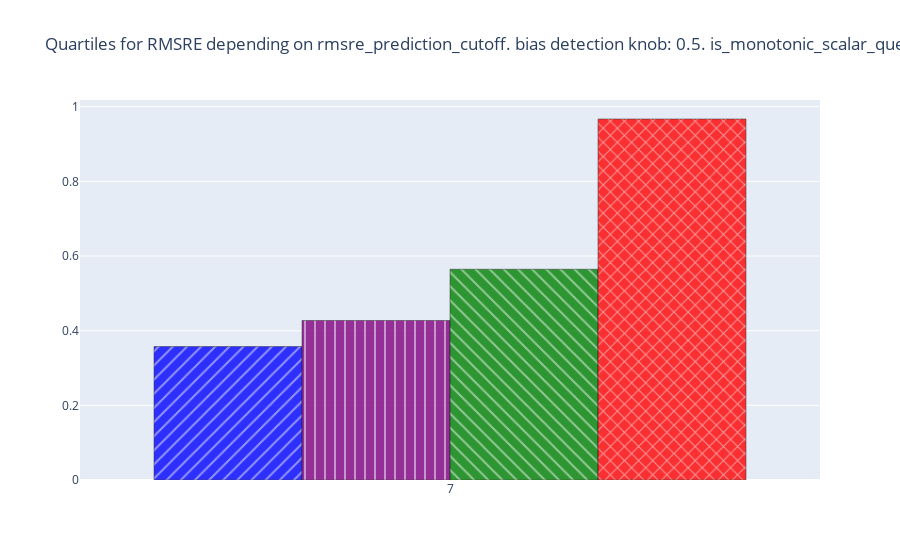

Notebook cell for this chart:
### Code cell
bars_args = {
            "df": budget_df.query("bias_detection_knob == '0' or bias_detection_knob == '0.5'"),
            "metric": "avg_budget",
            "x_axis": "num_days_per_epoch",
            "x_axis_title": "",
            "y_axis_title": BUDGET_CONSUMPTION_Y_AVG,
            # "ordering": ("rmsre_prediction_cutoff", "str"),
            "ordering": None,
            "log_y": False,
            "showlegend": False,
            "baselines_order": BIAS_BASELINES_ORDER,
        }
budget_fig = go.Figure()
for trace in bars(**bars_args):
    budget_fig.add_trace(trace)
budget_fig.update_layout(title=f"Quartiles for RMSRE depending on rmsre_prediction_cutoff. bias detection knob: {bias_detection_knob}. is_monotonic_scalar_query: {is_monotonic_scalar_query}.")
budget_fig

### Figure 1 — Plotly figure (JSON) as saved in the notebook; plotly's stock layout.template omitted (floating-point values rounded to 4 significant figures)
{"data": [{"legendgroup": "Cookie Monster", "marker": {"color": "blue", "line": {"color": "black"}, "pattern": {"shape": "/"}}, "name": "Cookie Monster", "opacity": 0.8, "showlegend": false, "type": "bar", "x": ["7"], "y": [0.3575]}, {"legendgroup": "Cookie Monster w/ bias detection", "marker": {"color": "purple", "line": {"color": "black"}, "pattern": {"shape": "|"}}, "name": "Cookie Monster w/ bias detection", "opacity": 0.8, "showlegend": false, "type": "bar", "x": ["7"], "y": [0.4272]}, {"legendgroup": "ARA-like (on-device)", "marker": {"color": "green", "line": {"color": "black"}, "pattern": {"shape": "\\"}}, "name": "ARA-like (on-device)", "opacity": 0.8, "showlegend": false, "type": "bar", "x": ["7"], "y": [0.5646]}, {"legendgroup": "IPA-like (off-device)", "marker": {"color": "red", "line": {"color": "black"}, "pattern": {"shape": "x"}}, "name": "IPA-like (off-device)", "opacity": 0.8, "showlegend": false, "type": "bar", "x": ["7"], "y": [0.9671]}], "layout": {"title": {"text": "Quartiles for RMSRE depending on rmsre_prediction_cutoff. bias detection knob: 0.5. is_monotonic_scalar_query: True."}}}
